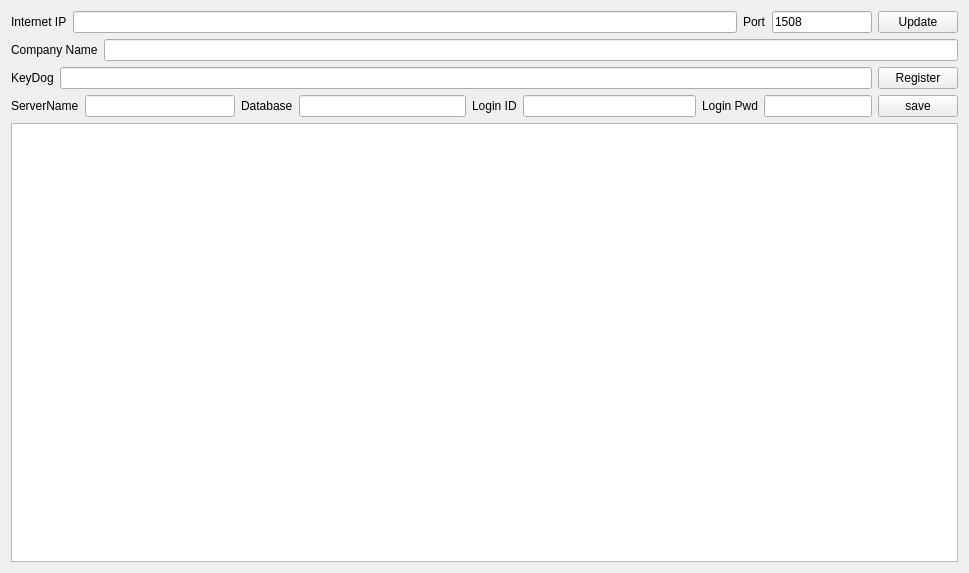
<?xml version="1.0" encoding="UTF-8"?>
<ui version="4.0">
 <class>Form</class>
 <widget class="QWidget" name="Form">
  <property name="geometry">
   <rect>
    <x>0</x>
    <y>0</y>
    <width>969</width>
    <height>573</height>
   </rect>
  </property>
  <property name="windowTitle">
   <string>Form</string>
  </property>
  <layout class="QVBoxLayout" name="verticalLayout_3">
   <item>
    <layout class="QVBoxLayout" name="verticalLayout_2">
     <item>
      <layout class="QVBoxLayout" name="verticalLayout">
       <item>
        <layout class="QHBoxLayout" name="horizontalLayout_3">
         <item>
          <widget class="QLabel" name="label_3">
           <property name="text">
            <string>Internet IP</string>
           </property>
          </widget>
         </item>
         <item>
          <widget class="QLineEdit" name="lineEdit_IPAddress"/>
         </item>
         <item>
          <widget class="QLabel" name="label_4">
           <property name="text">
            <string>Port</string>
           </property>
          </widget>
         </item>
         <item>
          <widget class="QLineEdit" name="lineEdit_Port">
           <property name="maximumSize">
            <size>
             <width>100</width>
             <height>16777215</height>
            </size>
           </property>
           <property name="text">
            <string>1508</string>
           </property>
          </widget>
         </item>
         <item>
          <widget class="QPushButton" name="pushButton_update">
           <property name="text">
            <string>Update</string>
           </property>
          </widget>
         </item>
        </layout>
       </item>
       <item>
        <layout class="QHBoxLayout" name="horizontalLayout">
         <item>
          <widget class="QLabel" name="label">
           <property name="text">
            <string>Company Name</string>
           </property>
          </widget>
         </item>
         <item>
          <widget class="QLineEdit" name="lineEdit_CompanyName"/>
         </item>
        </layout>
       </item>
       <item>
        <layout class="QHBoxLayout" name="horizontalLayout_2">
         <item>
          <widget class="QLabel" name="label_2">
           <property name="text">
            <string>KeyDog</string>
           </property>
          </widget>
         </item>
         <item>
          <widget class="QLineEdit" name="lineEdit_KeyDog"/>
         </item>
         <item>
          <widget class="QPushButton" name="pushButton_register">
           <property name="text">
            <string>Register</string>
           </property>
          </widget>
         </item>
        </layout>
       </item>
      </layout>
     </item>
     <item>
      <layout class="QHBoxLayout" name="horizontalLayout_8">
       <item>
        <layout class="QHBoxLayout" name="horizontalLayout_5">
         <item>
          <widget class="QLabel" name="label_6">
           <property name="text">
            <string>ServerName</string>
           </property>
          </widget>
         </item>
         <item>
          <widget class="QLineEdit" name="lineEdit_ServerName">
           <property name="echoMode">
            <enum>QLineEdit::Password</enum>
           </property>
          </widget>
         </item>
        </layout>
       </item>
       <item>
        <layout class="QHBoxLayout" name="horizontalLayout_7">
         <item>
          <widget class="QLabel" name="label_8">
           <property name="text">
            <string>Database</string>
           </property>
          </widget>
         </item>
         <item>
          <widget class="QLineEdit" name="lineEdit_DataBase">
           <property name="echoMode">
            <enum>QLineEdit::Password</enum>
           </property>
          </widget>
         </item>
        </layout>
       </item>
       <item>
        <layout class="QHBoxLayout" name="horizontalLayout_6">
         <item>
          <widget class="QLabel" name="label_7">
           <property name="text">
            <string>Login ID</string>
           </property>
          </widget>
         </item>
         <item>
          <widget class="QLineEdit" name="lineEdit_LoginID">
           <property name="echoMode">
            <enum>QLineEdit::Password</enum>
           </property>
          </widget>
         </item>
        </layout>
       </item>
       <item>
        <layout class="QHBoxLayout" name="horizontalLayout_4">
         <item>
          <widget class="QLabel" name="label_5">
           <property name="text">
            <string>Login Pwd</string>
           </property>
          </widget>
         </item>
         <item>
          <widget class="QLineEdit" name="lineEdit_LoginPwd">
           <property name="echoMode">
            <enum>QLineEdit::Password</enum>
           </property>
          </widget>
         </item>
         <item>
          <widget class="QPushButton" name="pushButton_save">
           <property name="text">
            <string>save</string>
           </property>
          </widget>
         </item>
        </layout>
       </item>
      </layout>
     </item>
     <item>
      <widget class="QTextEdit" name="textEdit_log"/>
     </item>
    </layout>
   </item>
  </layout>
 </widget>
 <resources/>
 <connections>
  <connection>
   <sender>pushButton_update</sender>
   <signal>clicked()</signal>
   <receiver>Form</receiver>
   <slot>updateip()</slot>
   <hints>
    <hint type="sourcelabel">
     <x>910</x>
     <y>30</y>
    </hint>
    <hint type="destinationlabel">
     <x>823</x>
     <y>-11</y>
    </hint>
   </hints>
  </connection>
  <connection>
   <sender>pushButton_register</sender>
   <signal>clicked()</signal>
   <receiver>Form</receiver>
   <slot>register()</slot>
   <hints>
    <hint type="sourcelabel">
     <x>877</x>
     <y>99</y>
    </hint>
    <hint type="destinationlabel">
     <x>984</x>
     <y>83</y>
    </hint>
   </hints>
  </connection>
  <connection>
   <sender>pushButton_save</sender>
   <signal>clicked()</signal>
   <receiver>Form</receiver>
   <slot>saveset()</slot>
   <hints>
    <hint type="sourcelabel">
     <x>910</x>
     <y>133</y>
    </hint>
    <hint type="destinationlabel">
     <x>968</x>
     <y>118</y>
    </hint>
   </hints>
  </connection>
 </connections>
 <slots>
  <slot>updateip()</slot>
  <slot>register()</slot>
  <slot>saveset()</slot>
 </slots>
</ui>
